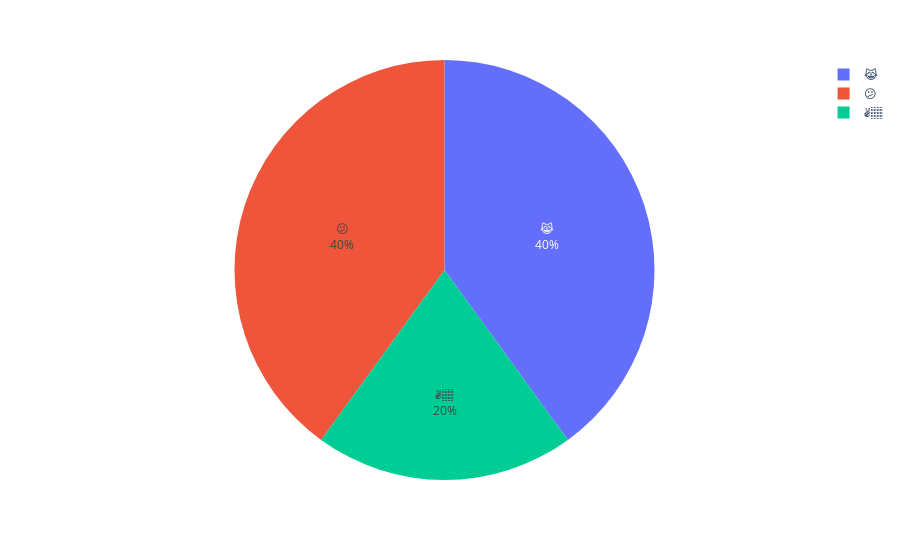

The cell this chart's notebook holds for it:
### Code cell
#Graphical Representation of the most Emojis used in the Data Set - WhatsApp Chat

total_emojis_list = list(set([a for b in messages_df.emoji for a in b]))
total_emojis = len(total_emojis_list)
emojis = sum(req_df['emoji'].str.len())

total_emojis_list = list([a for b in messages_df.emoji for a in b])
emoji_dict = dict(Counter(total_emojis_list))
emoji_dict = sorted(emoji_dict.items(), key=lambda x: x[1], reverse=True)
for i in emoji_dict:
  print(i)
  
emoji_df = pd.DataFrame(emoji_dict, columns=['emoji', 'count'])
import plotly.express as px
fig = px.pie(emoji_df, values='count', names='emoji')
fig.update_traces(textposition='inside', textinfo='percent+label')
fig.show()

### Figure 1 — Plotly figure (JSON) as saved in the notebook; plotly's stock layout.template omitted (floating-point values rounded to 4 significant figures)
{"data": [{"domain": {"x": [0, 1], "y": [0, 1]}, "hovertemplate": "emoji=%{label}<br>count=%{value}<extra></extra>", "labels": ["😹", "😕", "✌🏽"], "legendgroup": "", "name": "", "showlegend": true, "textinfo": "percent+label", "textposition": "inside", "type": "pie", "values": [2, 2, 1]}], "layout": {"legend": {"tracegroupgap": 0}, "margin": {"t": 60}}}
